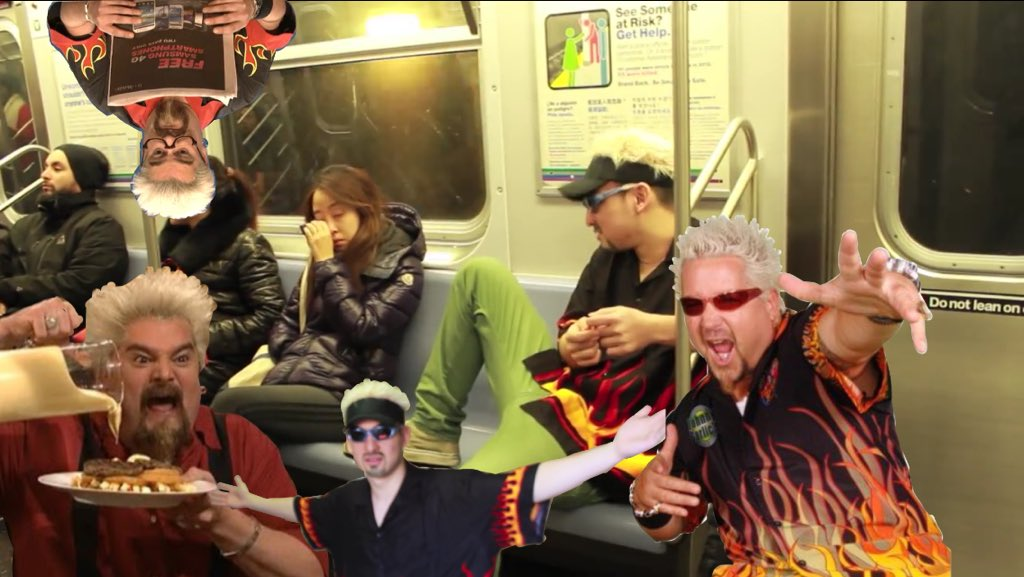
#> input picture guy.jpeg, 1024 x 577 px
$ python basicFunctions.py
#> lines starting #> are read from the running program, lines starting #| are printed output that depends on the picture; after the words box and inside, x2 and y2 are one past the last pixel; in counts of white or black regions, pixels touching at a corner belong together
import cv2 as cv
import numpy as np

img = cv.imread('guy.jpeg')
#> img is the input picture: shape (577, 1024, 3); mean B, G, R 75.4, 107.4, 130.3

# Convert to grayscale
grayImg = cv.cvtColor(img, cv.COLOR_BGR2GRAY)
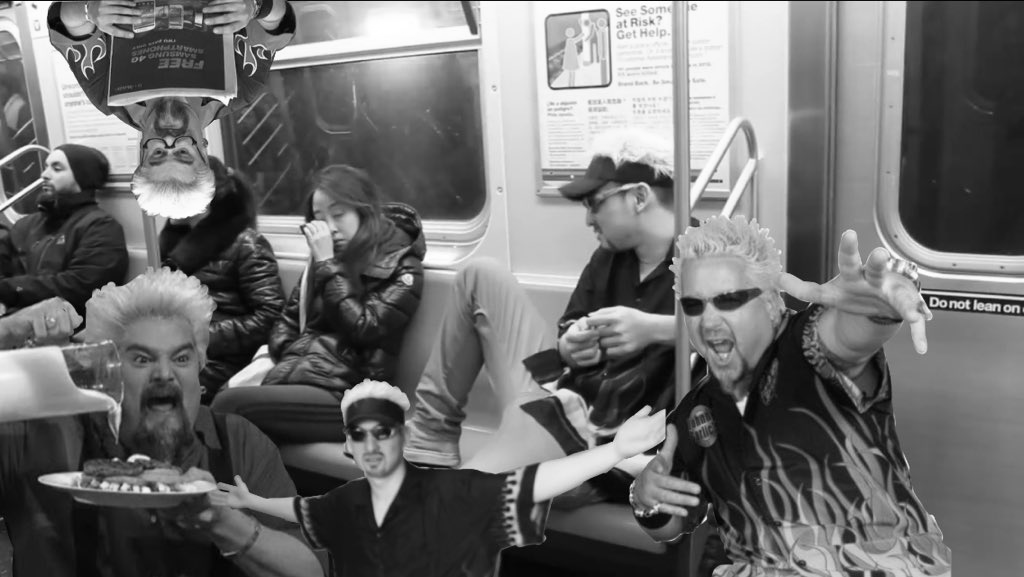
#> grayImg: shape (577, 1024); min 0, max 255, mean 110.6
cv.imshow('Gray', grayImg)

# Blur image - good if the goodness of the image is doubted
# Size of kernel determines intensity of blur; must be odd-valued
blurImg = cv.GaussianBlur(img, (3,3), cv.BORDER_DEFAULT)
cv.imshow('Blur', blurImg)

# Edge cascade
# To reduce amount of edges found, apply blur
canny = cv.Canny(blurImg, 125, 175)
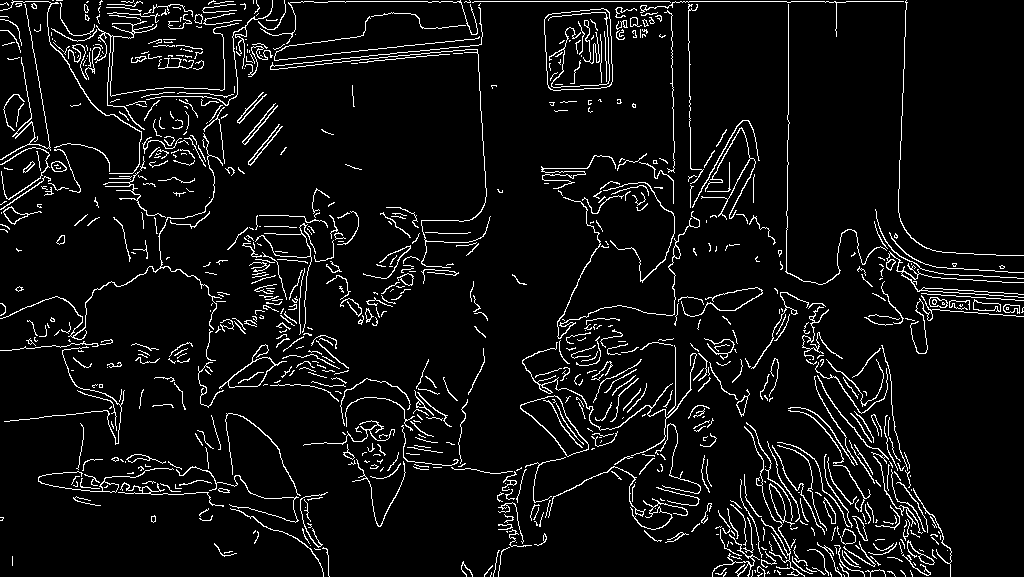
#> canny: shape (577, 1024); 6.3% white in thin lines or dots
cv.imshow('Edges', canny)

# Dilating image
dilated = cv.dilate(canny, (3,3), iterations=3)
#> dilated: shape (577, 1024); 16.6% white; 205 white regions (26 under 20 px), largest, box (x1, y1, x2, y2) and area: (0, 0, 480, 448) 23159, (516, 120, 763, 545) 13337, (270, 1, 1024, 357) 12768
cv.imshow('Dilated', dilated)

# Eroding image -- similar to inverse dilation
eroded = cv.dilate(dilated, (3,3), iterations=1)
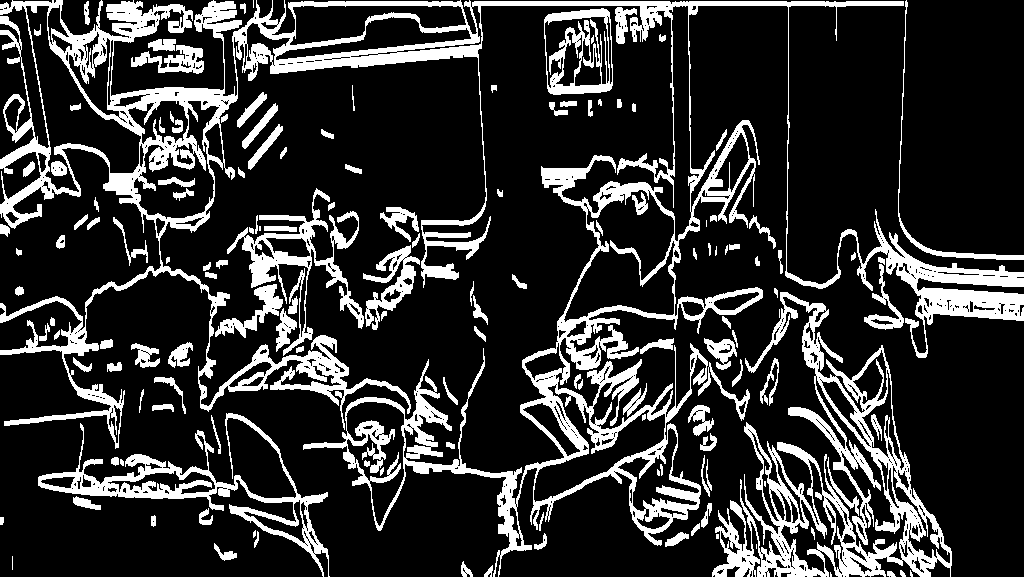
#> eroded: shape (577, 1024); 19.4% white; 146 white regions (15 under 20 px), largest, box (x1, y1, x2, y2) and area: (0, 0, 1024, 577) 66157, (712, 292, 952, 577) 16751, (38, 413, 330, 577) 6260
cv.imshow('Eroded', eroded)

# Resizing image
# inter_area is fine for shrinking image
# cubic, linear are best for increasing size
resized = cv.resize(img, (500, 500), interpolation=cv.INTER_AREA)
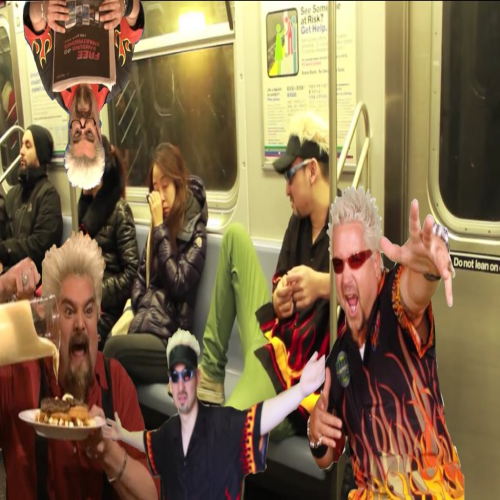
#> resized: shape (500, 500, 3); mean B, G, R 75.4, 107.4, 130.3
cv.imshow('Resized', resized)

# Cropping image
cropped = img[200:300, 200:300]
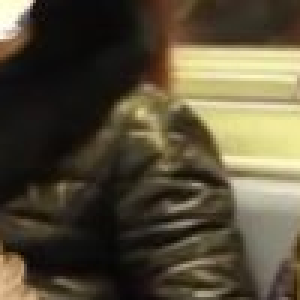
#> cropped: shape (100, 100, 3) (shown 3 times larger); mean B, G, R 57.5, 78, 86.4
cv.imshow('Cropped', cropped)

def translate(img, xShift, yShift):
#> called with xShift = 100, yShift = 100
    transMat = np.float32([[1, 0, xShift], [0, 1, yShift]])
    # width & height
    dimensions = (img.shape[1], img.shape[0])
#> dimensions = (1024, 577)
    return cv.warpAffine(img, transMat, dimensions)
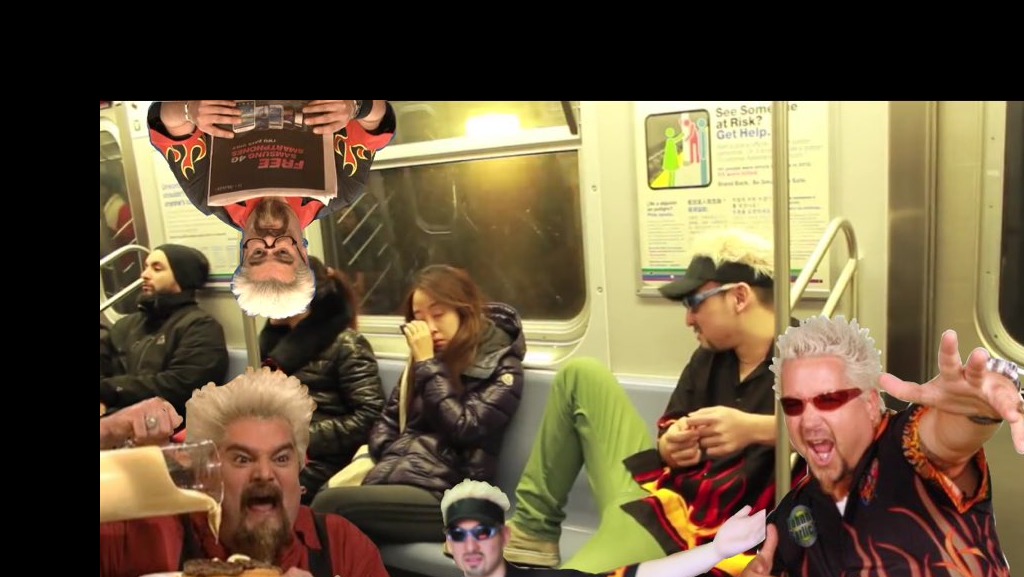
#> returned value: shape (577, 1024, 3); mean of channels 0, 1, 2 62.7, 89.7, 106.2; drawn as B, G, R

def rotate(img, angle, rotPoint=None):
#> called with angle = 45
    (height, width) = img.shape[:2]
#> height = 577; width = 1024
    if rotPoint is None:
        rotPoint = (width // 2, height // 2)
#> rotPoint = (512, 288)
    rotMat = cv.getRotationMatrix2D(rotPoint, angle, 1.0)
    dimensions = (width, height)
#> dimensions = (1024, 577)
    return cv.warpAffine(img, rotMat, dimensions)
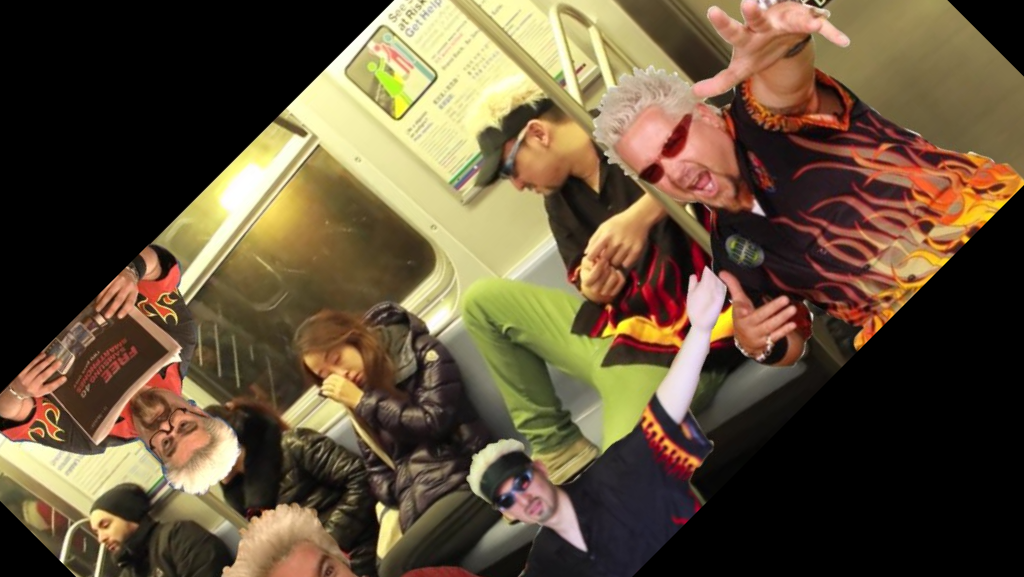
#> returned value: shape (577, 1024, 3); mean of channels 0, 1, 2 57.7, 81.7, 98.3; drawn as B, G, R

shifted = translate(img, 100, 100)
cv.imshow('Translated', shifted)

rotated = rotate(img, 45)
cv.imshow('Rotated', rotated)

# Can also do resizing, flipping, etc. to an image

cv.waitKey(0)
